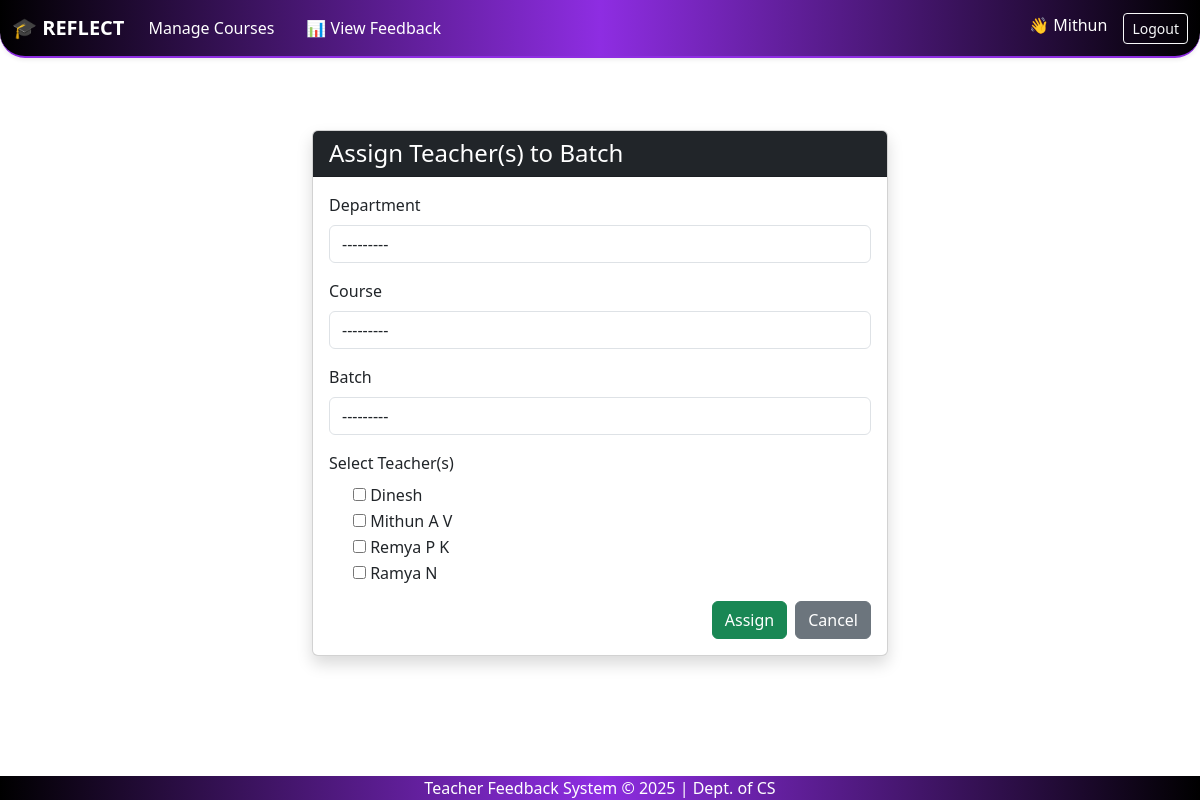
The app's page /teacher-batch/add/ (signed in), older data.
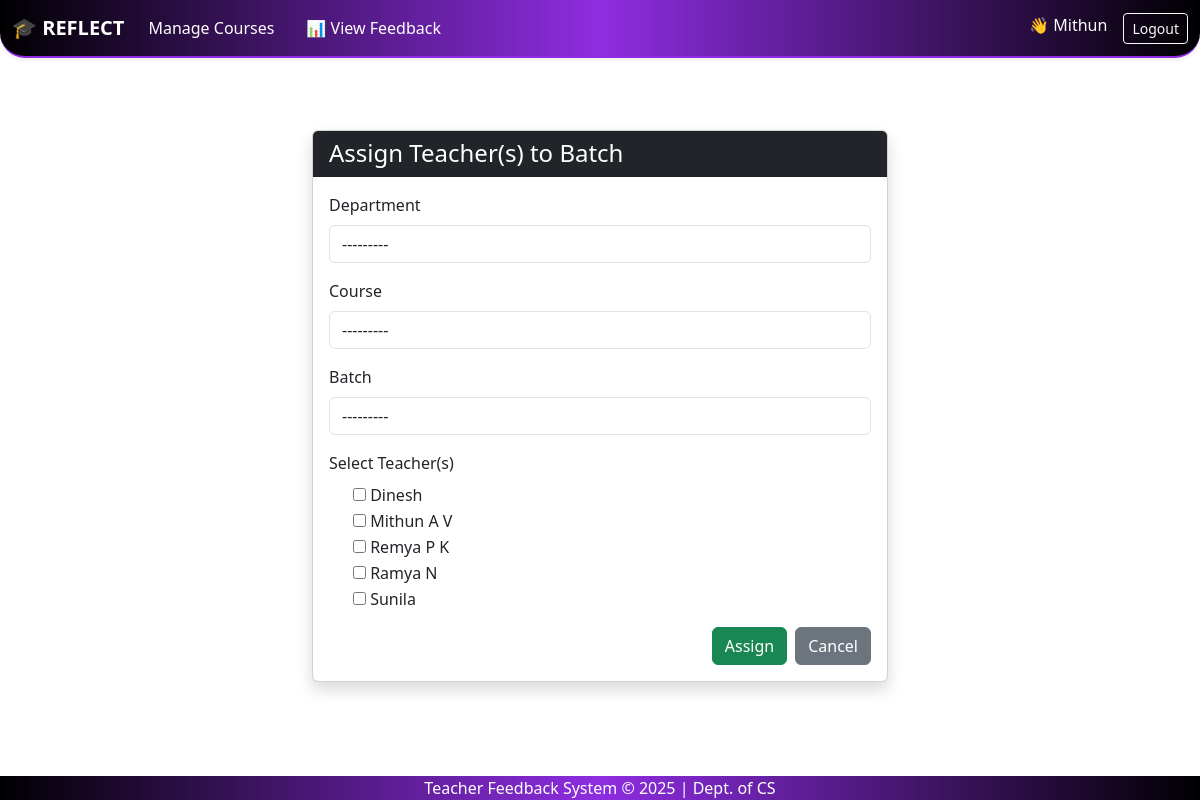
The same page, newer data.
### feedback_app/models.py (models this page shows)
class Teacher(models.Model):
    user = models.OneToOneField(User, on_delete=models.CASCADE, null=True, blank=True)  # <-- Add this line
    teacher_id = models.AutoField(primary_key=True)
    name = models.CharField(max_length=100)
    dept = models.ForeignKey(Department, on_delete=models.CASCADE)
    designation = models.CharField(max_length=100)
    gender = models.CharField(max_length=10)
    role = models.ForeignKey(Role, on_delete=models.CASCADE)
    fb_active = models.BooleanField(default=False)
    def __str__(self):
        return self.name

### feedback_app/views.py (the view)
# urls.py: path('teacher-batch/add/', views.assign_teacher_batch, name='assign_teacher_batch'),
@login_required
def assign_teacher_batch(request):
    if request.method == 'POST':
        form = TeacherBatchAssignForm(request.POST)
        if form.is_valid():
            teachers = form.cleaned_data['teachers']
            batch = form.cleaned_data['batch']
            course = form.cleaned_data['course']
            department = form.cleaned_data['department']
            for teacher in teachers:
                TeacherBatch.objects.create(
                    teacher=teacher,
                    batch=batch,
                    course=course,
                    department=department
                )
            return redirect('teacher_batch_list')
    else:
        form = TeacherBatchAssignForm()
    return render(request, 'add_teacher_batch.html', {'form': form})

### feedback_app/forms.py
class TeacherBatchAssignForm(forms.Form):
    course = forms.ModelChoiceField(
        queryset=Course.objects.all(),
        widget=forms.Select(attrs={'class': 'form-control'})
    )
    batch = forms.ModelChoiceField(
        queryset=Batch.objects.all(),
        widget=forms.Select(attrs={'class': 'form-control'})
    )
    department = forms.ModelChoiceField(
        queryset=Department.objects.all(),
        widget=forms.Select(attrs={'class': 'form-control'})
    )
    teachers = forms.ModelMultipleChoiceField(
        queryset=Teacher.objects.all(),
        widget=forms.CheckboxSelectMultiple()
    )

### feedback_app/context_processors.py (called while the page is built)
def is_admin(request):
    user = request.user
    return {'is_admin': user.is_superuser or user.groups.filter(name='admin').exists()}

def is_hod(request):
    return {'is_hod': request.user.groups.filter(name='hod').exists()}

def is_teacher(request):
    return {'is_teacher': request.user.groups.filter(name='teacher').exists()}

### feedback_app/models.py (called while the page is built)
    def __str__(self):
        return self.dept_name

    def __str__(self):
        return f"{self.acad_year} - {self.part}"

    def __str__(self):
        return self.name

### templates/add_teacher_batch.html (shortened to what this page needs)
{% extends 'base.html' %}
{% block content %}
<div class="container mt-5" style="max-width: 600px;">
    <div class="card shadow">
        <div class="card-header bg-dark text-white">
            <h4 class="mb-0">Assign Teacher(s) to Batch</h4>
        </div>
        <div class="card-body">
            <form method="post">
                <div class="mb-3">
                    <label for="id_department" class="form-label">Department</label>
                    {{ form.department }}
                </div>
                <div class="mb-3">
                    <label for="id_course" class="form-label">Course</label>
                    {{ form.course }}
                </div>
                <div class="mb-3">
                    <label for="id_batch" class="form-label">Batch</label>
                    {{ form.batch }}
                </div>
                <div class="mb-3">
                    <label class="form-label">Select Teacher(s)</label>
                    {% for checkbox in form.teachers %}
                    <div class="form-check">
                        {{ checkbox.tag }}
                        <label class="form-check-label" for="{{ checkbox.id_for_label }}">{{ checkbox.choice_label }}</label>
                    </div>
                    {% endfor %}
                </div>
                <div class="d-flex justify-content-end mt-3">
                    <button type="submit" class="btn btn-success me-2">{% if edit_mode %}Update{% else %}Assign{% endif %}</button>
                    <a href="{% url 'teacher_batch_list' %}" class="btn btn-secondary">Cancel</a>
                </div>
            </form>
        </div>
    </div>
</div>
{% endblock %}

Row changes from the older to the newer data that the page shows:
added Teacher: choice_label "Sunila"
